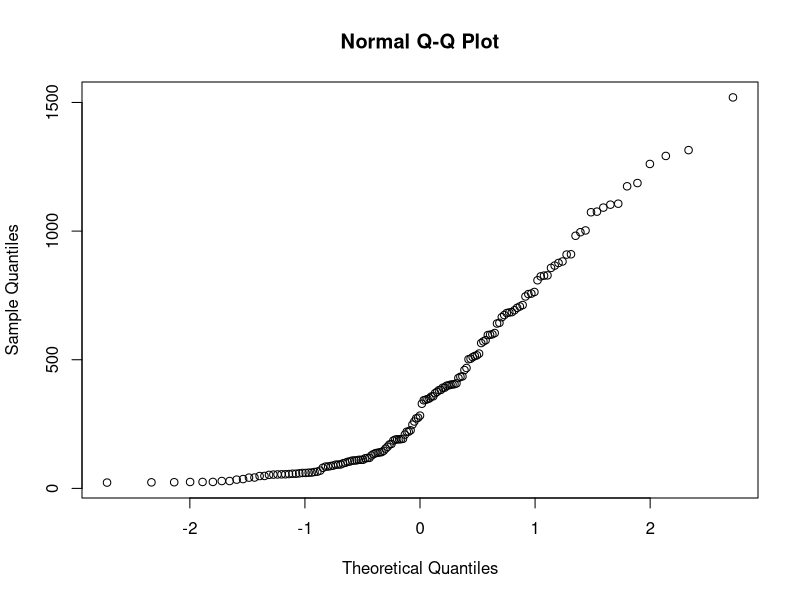
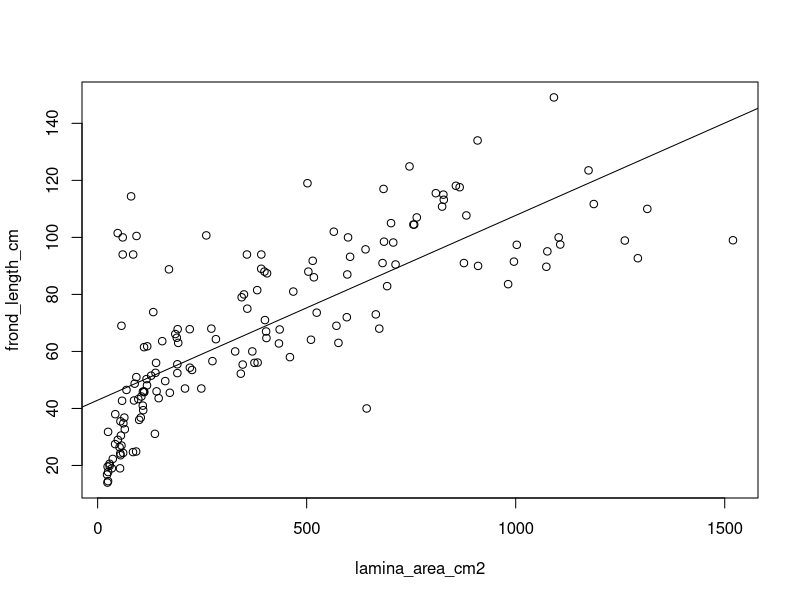
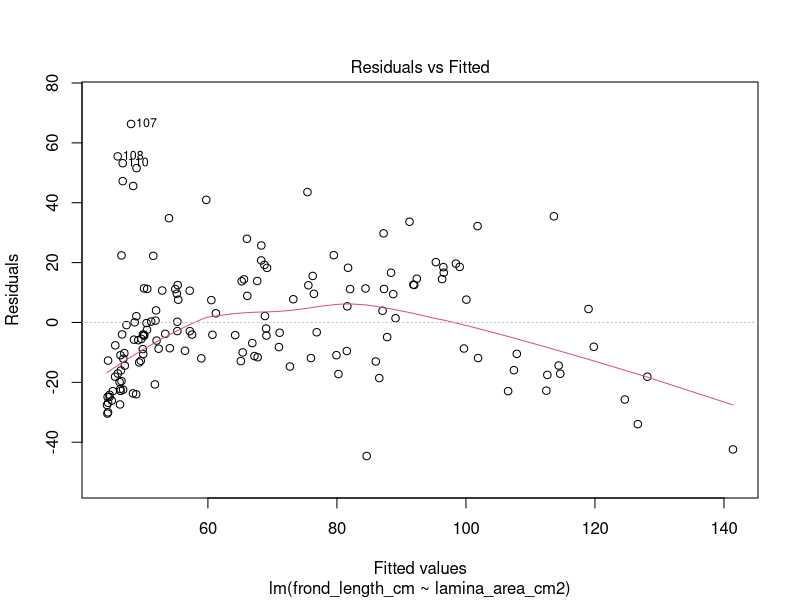
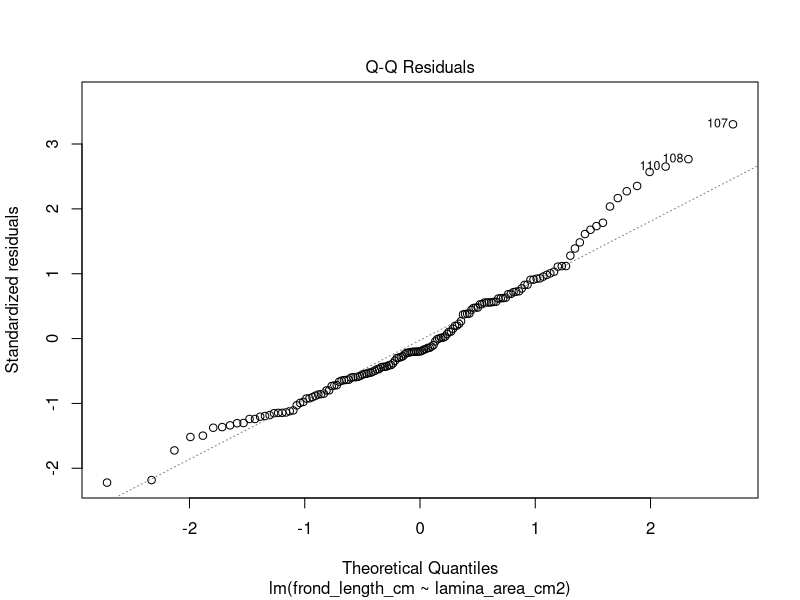
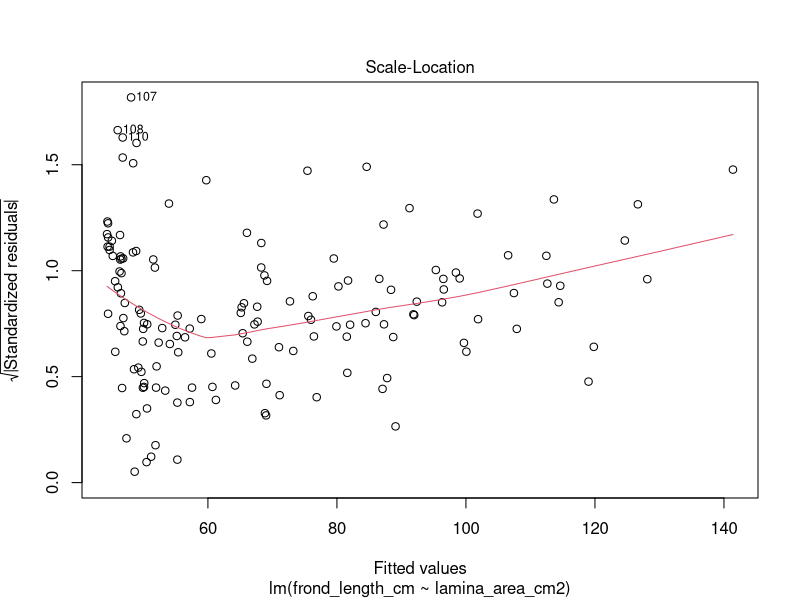
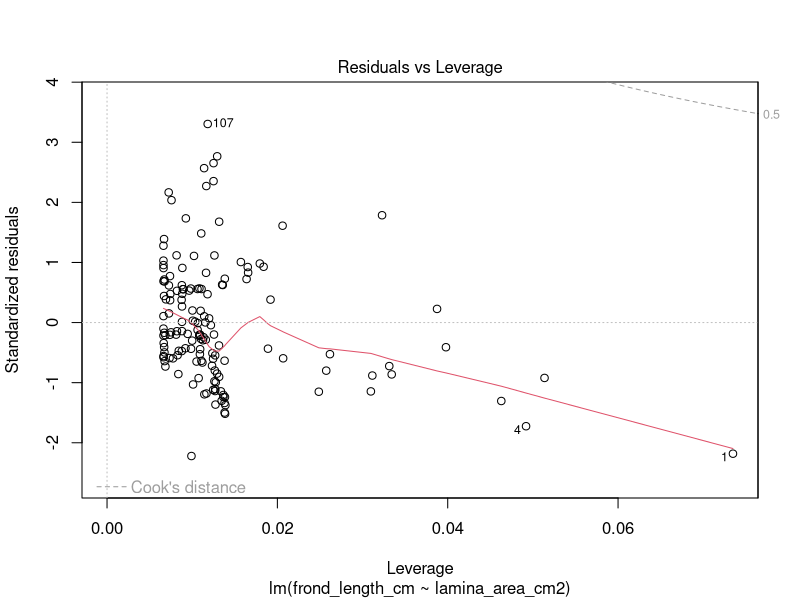

The R source for these figures, in order: (Note: this script raises an error after producing the figures.)
###BASIC STATS

traits <- read.csv("raw_data/fern_traits.csv")

mean(traits$lamina_area_cm2)
var_la <- var(traits$lamina_area_cm2)
sqrt(var_la) #stand dev 0r ....
sd(traits$lamina_area_cm2)
median(traits$lamina_area_cm2)
quantile(traits$lamina_area_cm2)
#these functions might fail with NA's s0 remember na.rm=TRUE)


#calculate a confidence inteval (perhaps subset a specific niche)
alpha <- 0.05 # 95% confidence interval
xbar <- mean(traits$lamina_area_cm2)
s <- sd(traits$lamina_area_cm2)
n <- length(traits$lamina_area_cm2)
half.width <- qt(1-alpha/2, n-1)*s/sqrt(n)
# Confidence Interval
c(xbar - half.width, xbar + half.width)

qqnorm(traits$lamina_area_cm2)


# simple linear regression ------------------------------------------------

##lets assume that our previous plot looked remotely linear
model <- lm(frond_length_cm~ lamina_area_cm2, data=traits)
summary(model)

plot(frond_length_cm ~ lamina_area_cm2, data=traits)
abline(model)

##we can plot the model object to get some diagnostics of the fit
plot(model)
library(car)
qqPlot(model) #with confidence intervals to better understand departures from normality
norm <- residuals(model)
hist(norm)

###we could perform a data transformation
logmodel <- lm(log10(frond_length_cm) ~ log10(lamina_area_cm2), data=traits)
summary(logmodel)
plot(logmodel)
#R points out the row numbers of the outliers on diagnostic plots

plot(frond_length_cm ~ lamina_area_cm2, data=traits, log='xy')
abline(logmodel)

###Lets remake our figure with regression line
###regression line CAN NOT exceed data points, so we will use another package function

LAlabel <- expression(Lamina~area~~(cm^2))
FLlabel <- "Frond Length (cm)"
library(scales)
library(plotrix)
mycols2 <- alpha(mycols, .75)
#extract the R2 value
r2mod <- round(summary(model)$r.squared, 2)
r2lab <- paste(expression(R^2), r2mod, sep = " = ")

#R prints things on plots in the order you code them, so for practive I want to put 
## regression line underneath points
## I will need to make an empty plot first

windows(7,7)
par(mar=c(4,4,1,1), cex.axis=.8, cex.lab=1.1, mgp=c(2.5, 1, 0))

plot(frond_length_cm ~ lamina_area_cm2, data=traits,ylim=c(0, 180), xlim=c(0, 1800),
      ylab=FLlabel, xlab=LAlabel, type = 'n') 

ablineclip(model2, x1=min(traits$lamina_area_cm2), x2=max(traits$lamina_area_cm2),
           lty=2, lwd=2)
points(frond_length_cm ~ lamina_area_cm2, data=traits, bg=mycols2[niche], pch=21, cex=1.5)

legend("bottomright", levels(traits$niche), pch=21,inset=0.01, 
       pt.bg=mycols2, bty='n')

#adding text to the figure
text(1600, 170, r2lab)
